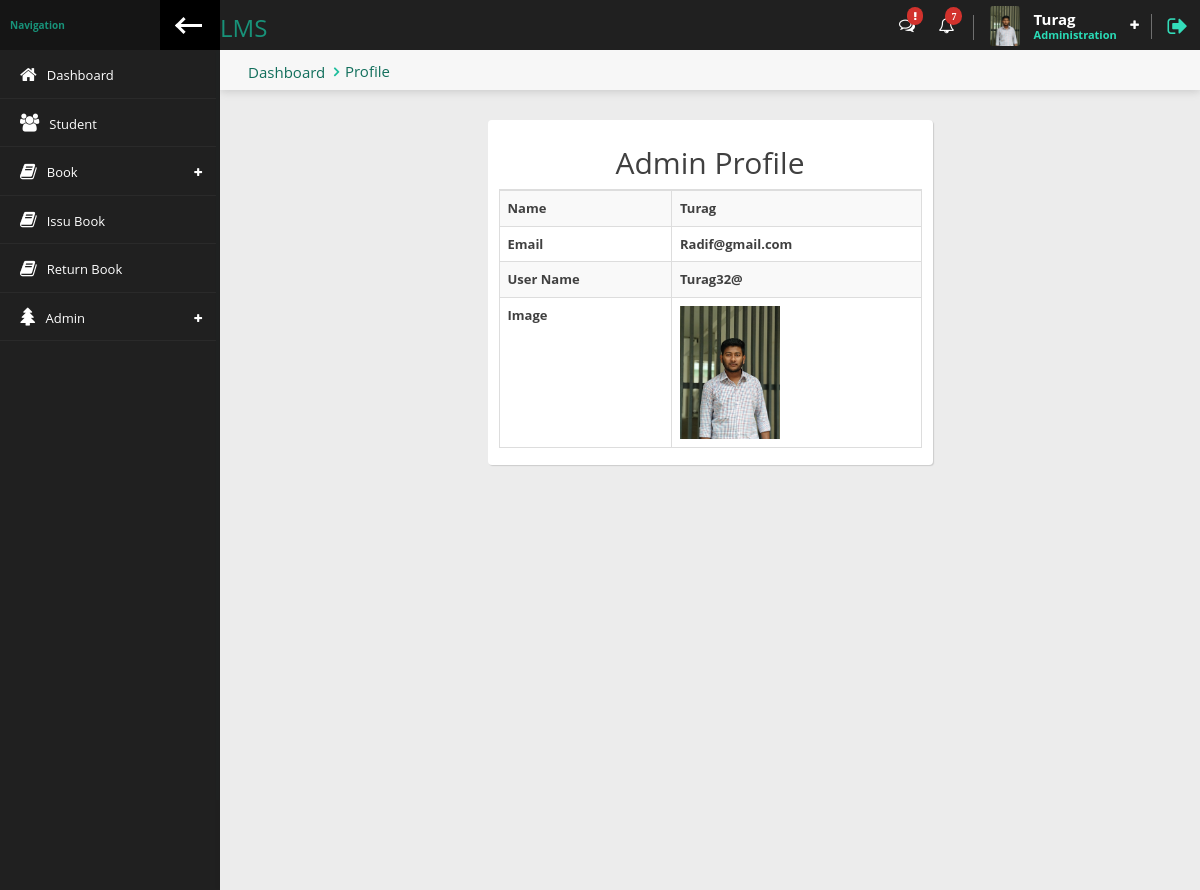
/library/profile.php (signed in), run on the app's committed database.
### tables this page shows
CREATE TABLE `librariyan` (
  `id` int(5) NOT NULL,
  `librariyan_name` varchar(50) NOT NULL,
  `librariyan_email` varchar(50) NOT NULL,
  `librariyan_username` varchar(50) NOT NULL,
  `librariyan_password` varchar(200) NOT NULL,
  `librariyan_status` tinyint(4) NOT NULL,
  `libraiyan_image` varchar(200) NOT NULL,
  `insertdate` timestamp NOT NULL DEFAULT CURRENT_TIMESTAMP
);

### library/profile.php (the view)
<?php require_once './header.php'; ?>
<div class="content">
    <div class="content-header">
        <div class="leftside-content-header">
            <ul class="breadcrumbs">
                <li><i class="" aria-hidden="true"></i><a href="#">Dashboard</a></li>
                <li><a href="javacript:avoid(0)">Profile</a></li>
            </ul>
        </div>
    </div>
    <div class="row animated fadeInUp">
        <div class="col-sm-6 col-sm-offset-3">
            <div class="panel bg-secondary">
                <div class="panel-content">
                    <div class="table-responsive">
                        <table id="basic-table" class="data-table table-bordered table table-striped nowrap table-hover table-responsive" cellspacing="0" width="100%">
                            <h2 class="text-center my-3">Admin Profile</h2>
                            <?php
                            $libraiyan_id =  $_SESSION['librayian_id'];
                            $sql = "SELECT * FROM `librariyan` where id = '$libraiyan_id' ";
                            $query = mysqli_query($conn, $sql);
                            $assoc = mysqli_fetch_assoc($query);
                            ?>
                            <tbody>
                            <tr>
                                <th> Name</th>
                                <th><?= ucfirst($assoc['librariyan_name']) ?></th>
                            </tr>
                            <tr>
                                <th> Email</th>
                                <th><?= ucfirst($assoc['librariyan_email']) ?></th>
                            </tr>
                            <tr>
                                <th> User Name</th>
                                <th><?= ucfirst($assoc['librariyan_username']) ?></th>
                            </tr>
                            <tr>
                                <th> Image</th>
                                <th><img src="../assets/upload/libraiyan/<?= ucfirst($assoc['libraiyan_image']) ?>" alt=""  style="width: 100px;"/></th>
                            </tr>
                            </tbody>
                        </table>
                    </div>
                </div>
            </div>
        </div>
    </div>
</div>
<?php require_once './footer.php'; ?>

### library/header.php (shortened to what this page needs)
<?php
require_once '../database.php';
$page = $_SERVER['PHP_SELF'];
$page_explode = explode("/", $page);
$page_link = end($page_explode);
?>
<!doctype html>
<html lang="en" class="fixed left-sidebar-top">
    <head>
        <link href="../assets/vendor/pace/pace-theme-minimal.css" rel="stylesheet" />
        <link rel="stylesheet" href="../assets/vendor/bootstrap/css/bootstrap.css">
        <link rel="stylesheet" href="../assets/vendor/font-awesome/css/font-awesome.css">
        <link rel="stylesheet" href="../assets/vendor/animate.css/animate.css">
        <link rel="stylesheet" href="../assets/vendor/magnific-popup/magnific-popup.css">
        <link rel="stylesheet" href="../assets/vendor/data-table/media/css/dataTables.bootstrap.min.css">
        <link rel="stylesheet" href="../assets/stylesheets/css/style.css">
    </head>
    <body>
        <div class="wrap">
            <div class="page-header">
                <div class="leftside-header">
                    <div class="logo">
                        <a href="index.php" class="on-click">
                            <h3>LMS</h3>
                        </a>
                    </div>
                </div>
                <div class="rightside-header">
                    <div class="header-section hidden-xs" id="notice-headerbox">
                        <div class="notice" id="messages-notice">
                            <i class="fa fa-comments-o" aria-hidden="true"><span class="badge badge-xs badge-top-right x-danger"><i class="fa fa-exclamation"></i></span>
                            </i>
                        </div>
                        <div class="notice" id="alerts-notice">
                            <i class="fa fa-bell-o" aria-hidden="true"><span class="badge badge-xs badge-top-right x-danger">7</span></i>
                        </div>
                    </div>
                    <?php
                    $libraiyan_id = $_SESSION['librayian_id'];
                    $sql = "SELECT * FROM `librariyan` where id = '$libraiyan_id' ";
                    $query = mysqli_query($conn, $sql);
                    $assoc = mysqli_fetch_assoc($query);
                    ?>
                    <div class="header-section" id="user-headerbox">
                        <div class="user-header-wrap">
                            <div class="user-photo">
                                <img alt="profile photo" src="../assets/upload/libraiyan/<?= $assoc['libraiyan_image'] ?>" >
                            </div>
                            <div class="user-info">
                                <span class="user-name"> <?= ucfirst($assoc['librariyan_name']) ?></span>
                                <?php
                                if ($libraiyan_id == 3) {
                                    ?>
                                    <span class="user-profile">Administration</span>
                                    <?php
                                } else {
                                    ?>
                                    <span class="user-profile">Admin</span>
                                    <?php
                                }
                                ?>
                            </div>
                            <i class="fa fa-plus icon-open" aria-hidden="true"></i>
                        </div>
                    </div>
                    <div class="header-section">
                        <a href="logout.php" data-toggle="tooltip" data-placement="left" title="Logout"><i class="fa fa-sign-out log-out" aria-hidden="true"></i></a>
                    </div>
                </div>
            </div>
            <div class="page-body">
                <div class="left-sidebar">
                    <div class="left-sidebar-header">
                        <div class="left-sidebar-title">Navigation</div>
                        <div class="left-sidebar-toggle c-hamburger c-hamburger--htla hidden-xs" data-toggle-class="left-sidebar-collapsed" data-target="html">
                            <span></span>
                        </div>
                    </div>
                    <div id="left-nav" class="nano">
                        <div class="nano-content">
                            <nav>
                                <ul class="nav nav-left-lines" id="main-nav">
                                    <li class="<?= $page_link == 'index.php' ? 'active-item' : '' ?>"><a href="index.php"><i class="fa fa-home" aria-hidden="true"></i><span>Dashboard</span></a></li>
                                    <li class="<?= $page_link == 'student.php' ? 'active-item' : '' ?>"><a href="student.php"><i class="fa fa-users" aria-hidden="true"></i><span>Student</span></a></li>
                                    <li class="has-child-item  close-item <?= $page_link == 'book_add.php' ? 'open-item' : '' ?> <?= $page_link == 'book_manage.php' ? 'open-item' : '' ?>">
                                        <a><i class="fa fa-book" aria-hidden="true"></i><span>Book</span></a>
                                    </li>
                                    <li class="<?= $page_link == 'issubook.php' ? 'active-item' : '' ?>"><a href="issubook.php"><i class="fa fa-book" aria-hidden="true"></i><span>Issu Book</span></a></li>
                                    <li class="<?= $page_link == 'returnbook.php' ? 'active-item' : '' ?>"><a href="returnbook.php"><i class="fa fa-book" aria-hidden="true"></i><span>Return Book</span></a></li>
                                    <?php
                                    if ($_SESSION['librayian_id'] == 3) {
                                        ?>
                                        <li class="has-child-item  close-item <?= $page_link == 'subadmin_add.php' ? 'open-item' : '' ?> <?= $page_link == 'subadmin_manage.php' ? 'open-item' : '' ?>">
                                            <a><i class="fa fa-tree" aria-hidden="true"></i><span>Admin</span></a>
                                        </li>
                                        <?php
                                    } else {
                                        ?>
                                        <li disabled="disabled" title="Only Administer" class="<?= $page_link == '' ? 'active-item' : '' ?>"><a href="javascript:avoid(1)" ><i class="fa fa-tree"></i>Admin</a></li>
                                        <?php
                                    }
                                    ?>
                                </ul>
                            </nav>
                        </div>
                    </div>
                </div>

### data on the page
librariyan: libraiyan_image (picture), librariyan_name "Turag", librariyan_email "Radif@gmail.com", librariyan_username "Turag32@"
